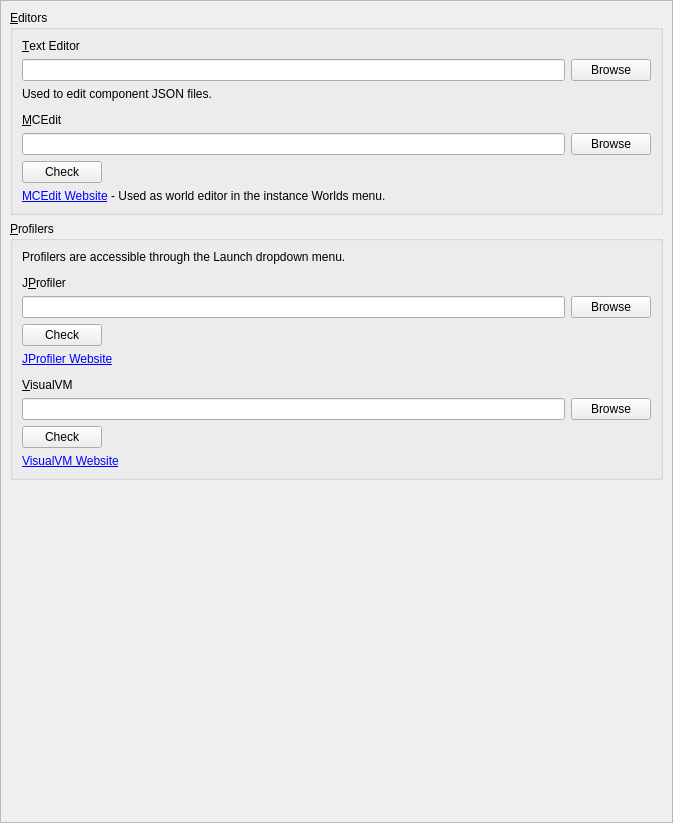
<?xml version="1.0" encoding="UTF-8"?>
<ui version="4.0">
 <class>ExternalToolsPage</class>
 <widget class="QWidget" name="ExternalToolsPage">
  <property name="geometry">
   <rect>
    <x>0</x>
    <y>0</y>
    <width>673</width>
       <height>823</height>
   </rect>
  </property>
  <layout class="QVBoxLayout" name="verticalLayout">
   <property name="leftMargin">
    <number>0</number>
   </property>
   <property name="topMargin">
    <number>0</number>
   </property>
   <property name="rightMargin">
    <number>0</number>
   </property>
   <property name="bottomMargin">
    <number>0</number>
   </property>
   <item>
       <widget class="QScrollArea" name="scrollArea">
           <property name="widgetResizable">
               <bool>true</bool>
     </property>
           <widget class="QWidget" name="scrollAreaWidgetContents_2">
               <property name="geometry">
                   <rect>
                       <x>0</x>
                       <y>0</y>
                       <width>669</width>
                       <height>819</height>
                   </rect>
               </property>
               <layout class="QVBoxLayout" name="verticalLayout_3">
       <item>
           <widget class="QGroupBox" name="editorsBox">
         <property name="title">
             <string>&amp;Editors</string>
         </property>
               <layout class="QVBoxLayout" name="verticalLayout_2">
          <item>
              <widget class="QLabel" name="label_3">
                  <property name="text">
                      <string>&amp;Text Editor</string>
                  </property>
                  <property name="buddy">
                      <cstring>jsonEditorTextBox</cstring>
                  </property>
              </widget>
          </item>
                   <item>
                       <layout class="QHBoxLayout" name="horizontalLayout">
            <item>
                <widget class="QLineEdit" name="jsonEditorTextBox"/>
            </item>
            <item>
                <widget class="QPushButton" name="jsonEditorBrowseBtn">
              <property name="text">
               <string>Browse</string>
              </property>
             </widget>
            </item>
           </layout>
          </item>
          <item>
              <widget class="QLabel" name="label_4">
            <property name="text">
                <string>Used to edit component JSON files.</string>
            </property>
           </widget>
          </item>
          <item>
              <spacer name="verticalSpacer_7">
                  <property name="orientation">
                      <enum>Qt::Vertical</enum>
                  </property>
                  <property name="sizeType">
                      <enum>QSizePolicy::Fixed</enum>
            </property>
                  <property name="sizeHint" stdset="0">
                      <size>
                          <width>0</width>
                          <height>6</height>
                      </size>
                  </property>
              </spacer>
          </item>
                   <item>
                       <widget class="QLabel" name="mceditLabel">
                           <property name="text">
                               <string>&amp;MCEdit</string>
                           </property>
                           <property name="buddy">
                               <cstring>mceditPathEdit</cstring>
                           </property>
                       </widget>
                   </item>
          <item>
              <layout class="QHBoxLayout" name="horizontalLayout_6">
            <item>
                <widget class="QLineEdit" name="mceditPathEdit"/>
            </item>
            <item>
                <widget class="QPushButton" name="mceditPathBtn">
              <property name="text">
               <string>Browse</string>
              </property>
             </widget>
            </item>
           </layout>
          </item>
          <item>
              <widget class="QPushButton" name="mceditCheckBtn">
                  <property name="sizePolicy">
                      <sizepolicy hsizetype="Maximum" vsizetype="Fixed">
                          <horstretch>0</horstretch>
                          <verstretch>0</verstretch>
                      </sizepolicy>
                  </property>
            <property name="text">
             <string>Check</string>
            </property>
           </widget>
          </item>
          <item>
              <widget class="QLabel" name="mceditLink">
            <property name="text">
                <string notr="true">&lt;html&gt;&lt;head/&gt;&lt;body&gt;&lt;p&gt;&lt;a href=&quot;https://www.mcedit.net/&quot;&gt;MCEdit
                    Website&lt;/a&gt; - Used as world editor in the instance Worlds menu.&lt;/p&gt;&lt;/body&gt;&lt;/html&gt;
                </string>
            </property>
           </widget>
          </item>
         </layout>
        </widget>
       </item>
       <item>
           <widget class="QGroupBox" name="profilersBox">
         <property name="title">
             <string>&amp;Profilers</string>
         </property>
               <layout class="QVBoxLayout" name="verticalLayout_4">
          <item>
              <widget class="QLabel" name="labelJsonEditor">
                  <property name="text">
                      <string>Profilers are accessible through the Launch dropdown menu.</string>
                  </property>
                  <property name="buddy">
                      <cstring>jsonEditorTextBox</cstring>
                  </property>
              </widget>
          </item>
                   <item>
                       <spacer name="verticalSpacer_9">
                           <property name="orientation">
                               <enum>Qt::Vertical</enum>
                           </property>
                           <property name="sizeType">
                               <enum>QSizePolicy::Fixed</enum>
                           </property>
                           <property name="sizeHint" stdset="0">
                               <size>
                                   <width>0</width>
                                   <height>6</height>
                               </size>
                           </property>
                       </spacer>
                   </item>
                   <item>
                       <widget class="QLabel" name="label">
                           <property name="text">
                               <string>J&amp;Profiler</string>
                           </property>
                           <property name="buddy">
                               <cstring>jprofilerPathEdit</cstring>
                           </property>
                       </widget>
                   </item>
                   <item>
                       <layout class="QHBoxLayout" name="horizontalLayout_4">
                           <item>
                               <widget class="QLineEdit" name="jprofilerPathEdit"/>
            </item>
            <item>
                <widget class="QPushButton" name="jprofilerPathBtn">
              <property name="text">
               <string>Browse</string>
              </property>
             </widget>
            </item>
           </layout>
          </item>
          <item>
              <widget class="QPushButton" name="jprofilerCheckBtn">
                  <property name="sizePolicy">
                      <sizepolicy hsizetype="Maximum" vsizetype="Fixed">
                          <horstretch>0</horstretch>
                          <verstretch>0</verstretch>
                      </sizepolicy>
                  </property>
            <property name="text">
             <string>Check</string>
            </property>
           </widget>
          </item>
          <item>
              <widget class="QLabel" name="jprofilerLink">
            <property name="text">
                <string notr="true">&lt;html&gt;&lt;head/&gt;&lt;body&gt;&lt;p&gt;&lt;a href=&quot;https://www.ej-technologies.com/products/jprofiler/overview.html&quot;&gt;JProfiler
                    Website&lt;/a&gt;&lt;/p&gt;&lt;/body&gt;&lt;/html&gt;
                </string>
            </property>
           </widget>
          </item>
                   <item>
                       <spacer name="verticalSpacer_8">
                           <property name="orientation">
                               <enum>Qt::Vertical</enum>
                           </property>
                           <property name="sizeType">
                               <enum>QSizePolicy::Fixed</enum>
                           </property>
                           <property name="sizeHint" stdset="0">
                               <size>
                                   <width>0</width>
                                   <height>6</height>
                               </size>
                           </property>
                       </spacer>
          </item>
                   <item>
                       <widget class="QLabel" name="label_2">
            <property name="text">
                <string>&amp;VisualVM</string>
            </property>
            <property name="buddy">
                <cstring>jvisualvmPathEdit</cstring>
            </property>
           </widget>
          </item>
                   <item>
                       <layout class="QHBoxLayout" name="horizontalLayout_5">
                           <item>
                               <widget class="QLineEdit" name="jvisualvmPathEdit"/>
                           </item>
                           <item>
                               <widget class="QPushButton" name="jvisualvmPathBtn">
                                   <property name="text">
                                       <string>Browse</string>
                                   </property>
                               </widget>
                           </item>
                       </layout>
                   </item>
                   <item>
                       <widget class="QPushButton" name="jvisualvmCheckBtn">
                           <property name="sizePolicy">
                               <sizepolicy hsizetype="Maximum" vsizetype="Fixed">
                                   <horstretch>0</horstretch>
                                   <verstretch>0</verstretch>
                               </sizepolicy>
                           </property>
                           <property name="text">
                               <string>Check</string>
                           </property>
                       </widget>
                   </item>
                   <item>
                       <widget class="QLabel" name="jvisualvmLink">
                           <property name="text">
                               <string notr="true">&lt;html&gt;&lt;head/&gt;&lt;body&gt;&lt;p&gt;&lt;a href=&quot;https://visualvm.github.io/&quot;&gt;VisualVM
                                   Website&lt;/a&gt;&lt;/p&gt;&lt;/body&gt;&lt;/html&gt;
                               </string>
            </property>
           </widget>
          </item>
         </layout>
        </widget>
       </item>
       <item>
        <spacer name="verticalSpacer">
         <property name="orientation">
          <enum>Qt::Vertical</enum>
         </property>
         <property name="sizeHint" stdset="0">
          <size>
              <width>0</width>
              <height>0</height>
          </size>
         </property>
        </spacer>
       </item>
      </layout>
     </widget>
    </widget>
   </item>
  </layout>
 </widget>
 <resources/>
 <connections/>
</ui>
